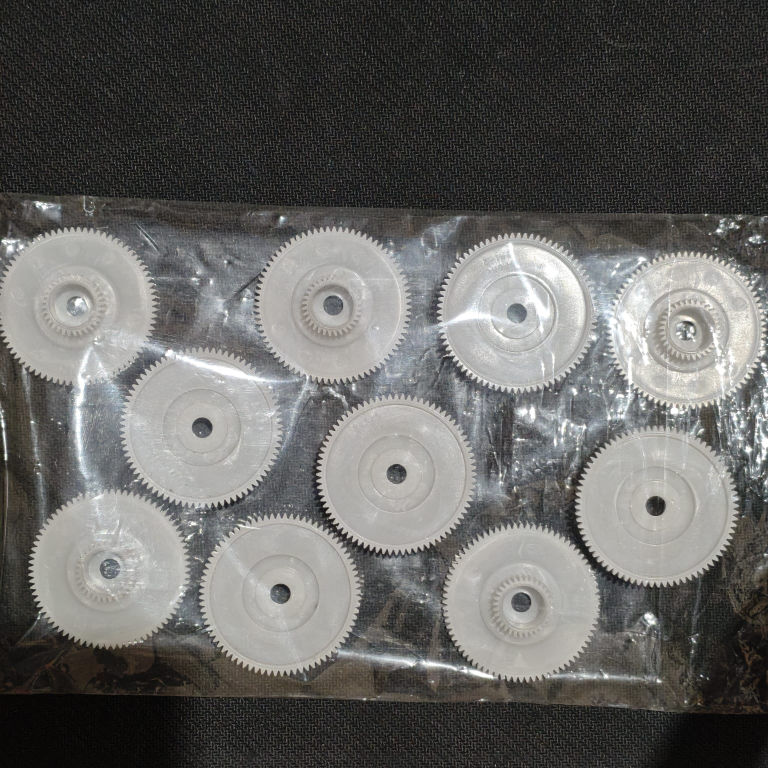
#> input picture 111.jpeg, 1536 x 1536 px (shown at 1/2 size)
$ python He_capstone.py
#> lines starting #> are read from the running program, lines starting #| are printed output that depends on the picture
import cv2 as cv
import numpy as np
import matplotlib.pyplot as plt

def histogramEqual(imgPath):
#> called with imgPath = 'gambar.jpg'
    imgPath = ('111.jpeg')
    img = cv.imread(imgPath, cv.IMREAD_GRAYSCALE)
#> img: shape (1536, 1536); min 0, max 255, mean 100.7

    if img is None:
        print("gambar tidak ditemukan")
        return

    hist = cv.calcHist([img],[0],None,[256],[0,256])
#> hist = 256 values, max 32760 at index 178, min 34 at index 0, mean 9216
    cdf = hist.cumsum()
#> cdf = 256 values from 34 to 2359296
    cdfNorm = cdf * float(hist.max()) / cdf.max()
#> cdfNorm = 256 values from 0.472 to 32760

    plt.figure()
    plt.subplot(231)
    plt.imshow(img, cmap='gray')
    plt.title("Original")

    plt.subplot(234)
    plt.plot(hist)
    plt.plot(cdfNorm, color='b')

    equImg = cv.equalizeHist(img)
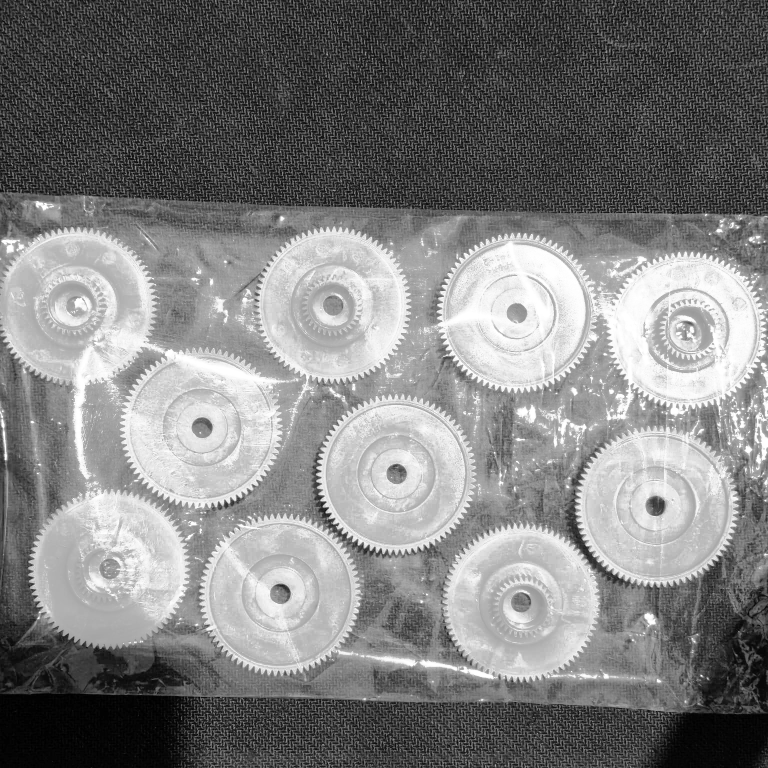
#> equImg: shape (1536, 1536) (shown at 1/2 size); min 0, max 255, mean 128.3
    equhist = cv.calcHist([equImg],[0],None,[256],[0,256])
#> equhist = 256 values, max 32760 at index 207, min 0 at index 3, mean 9216
    equcdf = equhist.cumsum()
#> equcdf = 256 values from 4258 to 2359296
    equcdfNorm = equcdf * float(equhist.max()) / equcdf.max()
#> equcdfNorm = 256 values from 59.12 to 32760

    plt.subplot(232)
    plt.imshow(equImg, cmap='gray')
    plt.title("Equalized")

    plt.subplot(235)
    plt.plot(equhist)
    plt.plot(equcdfNorm, color='b')

    claheObj = cv.createCLAHE(clipLimit=5, tileGridSize=(8,8))
    claheImg = claheObj.apply(img)
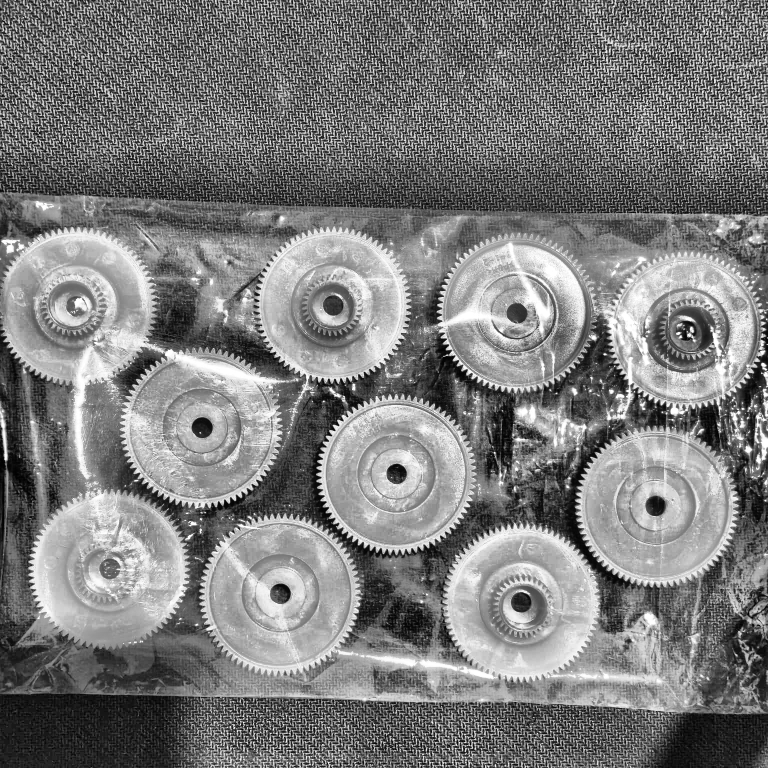
#> claheImg: shape (1536, 1536) (shown at 1/2 size); min 0, max 255, mean 124.8
    clahehist = cv.calcHist([claheImg],[0],None,[256],[0,256])
#> clahehist = 256 values, max 13481 at index 171, min 371 at index 0, mean 9216
    clahecdf = clahehist.cumsum()
#> clahecdf = 256 values from 371 to 2359296
    clahecdfNorm = clahecdf * float(clahehist.max()) / clahecdf.max()
#> clahecdfNorm = 256 values from 2.12 to 13481

    plt.subplot(233)
    plt.imshow(claheImg, cmap='gray')
    plt.title("CLAHE")

    plt.subplot(236)
    plt.plot(clahehist)
    plt.plot(clahecdfNorm, color='b')

    plt.show()
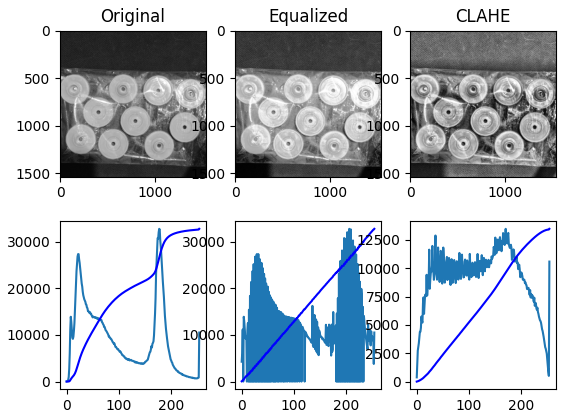
#> figure drawn by matplotlib, 6 panels; panel 2: curve peaks at x = 178, y = 32760; panel 2: curve peaks at x = 255, y = 32760; panel 4: curve peaks at x = 207, y = 32760; panel 4: curve peaks at x = 255, y = 32760

# panggil fungsi
histogramEqual("gambar.jpg")

$ run again, with 2.jpeg copied over 111.jpeg
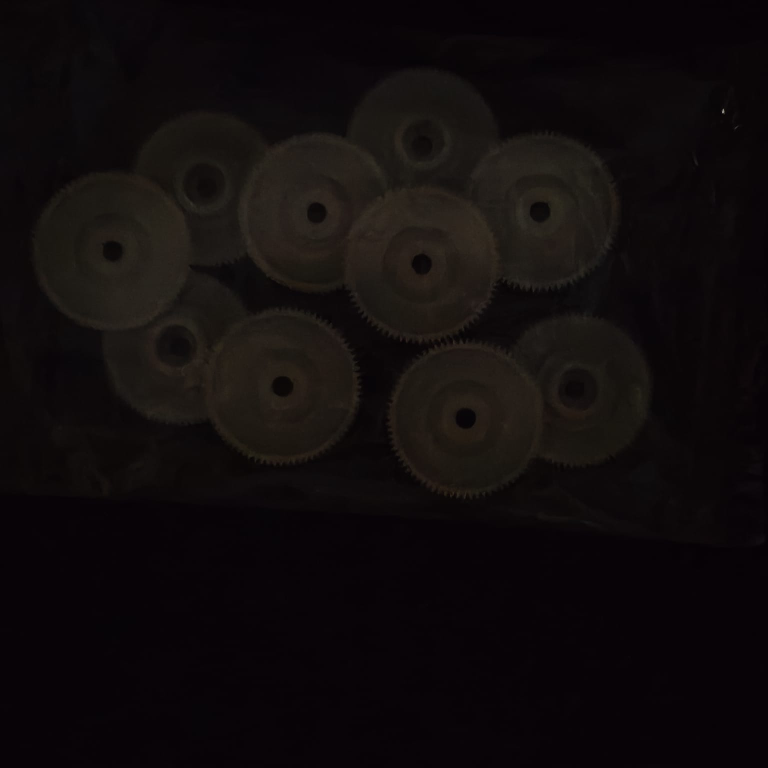
#> input picture 2.jpeg, 1536 x 1536 px (shown at 1/2 size)
#> hist = 256 values, max 587687 at index 5, min 0 at index 51, mean 9216
#> cdf = 256 values from 6 to 2359296
#> cdfNorm = 256 values from 1.49 to 587687
#> in histogramEqual, `equImg = cv.equalizeHist(img)`:
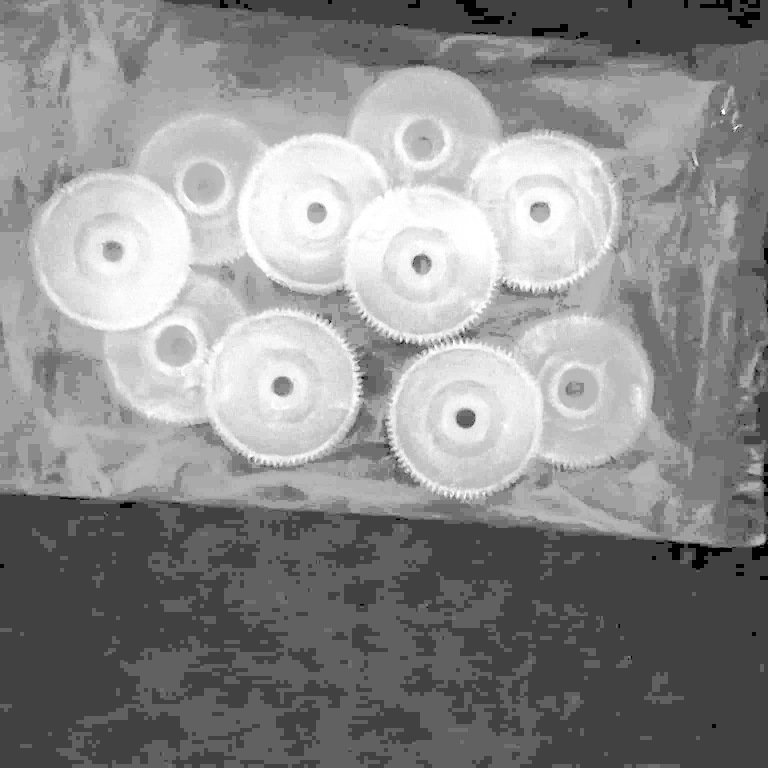
#> equImg: shape (1536, 1536) (shown at 1/2 size); min 0, max 255, mean 140.5
#> equhist = 256 values, max 587687 at index 65, min 0 at index 2, mean 9216
#> equcdf = 256 values from 58 to 2359296
#> equcdfNorm = 256 values from 14.45 to 587687
#> in histogramEqual, `claheImg = claheObj.apply(img)`:
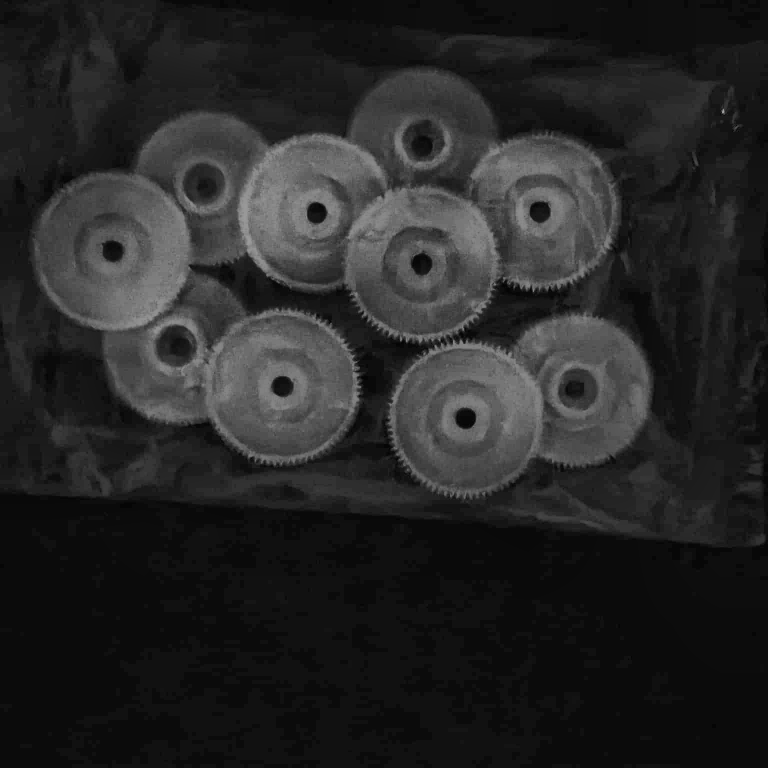
#> claheImg: shape (1536, 1536) (shown at 1/2 size); min 1, max 222, mean 38.6
#> clahehist = 256 values, max 394826 at index 11, min 0 at index 0, mean 9216
#> clahecdf = 256 values from 0 to 2359296
#> clahecdfNorm = 256 values from 0 to 394826

$ run again, with hasil_deteksi.jpg copied over 111.jpeg
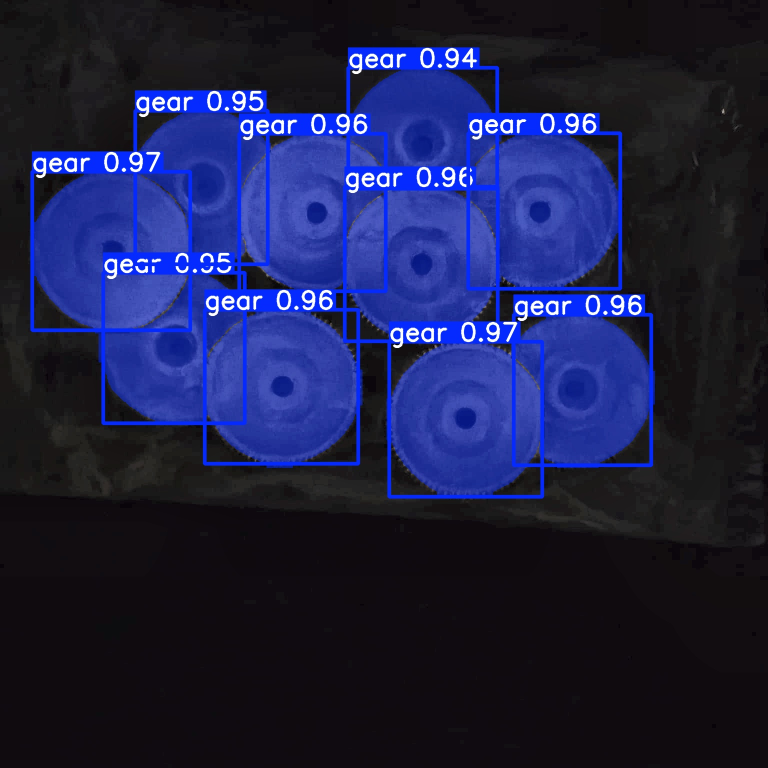
#> input picture hasil_deteksi.jpg, 1536 x 1536 px (shown at 1/2 size)
#> hist = 256 values, max 593804 at index 13, min 3 at index 1, mean 9216
#> cdf = 256 values from 4 to 2359296
#> cdfNorm = 256 values from 1.01 to 593804
#> in histogramEqual, `equImg = cv.equalizeHist(img)`:
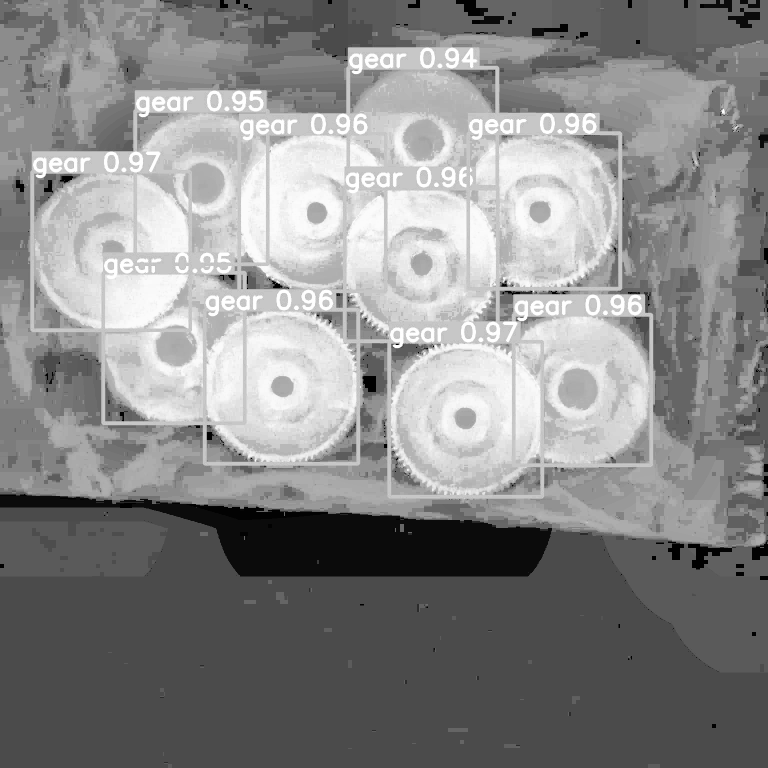
#> equImg: shape (1536, 1536) (shown at 1/2 size); min 0, max 255, mean 137.3
#> equhist = 256 values, max 593804 at index 75, min 0 at index 3, mean 9216
#> equcdf = 256 values from 3323 to 2359296
#> equcdfNorm = 256 values from 836.4 to 593804
#> in histogramEqual, `claheImg = claheObj.apply(img)`:
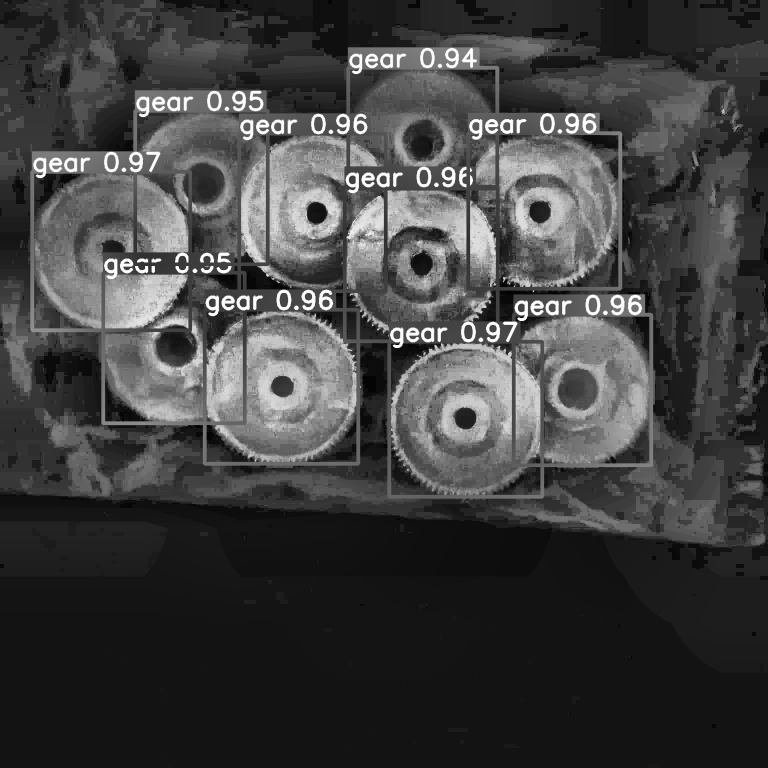
#> claheImg: shape (1536, 1536) (shown at 1/2 size); min 0, max 255, mean 65
#> clahehist = 256 values, max 461356 at index 19, min 0 at index 254, mean 9216
#> clahecdf = 256 values from 4 to 2359296
#> clahecdfNorm = 256 values from 0.782 to 461356
